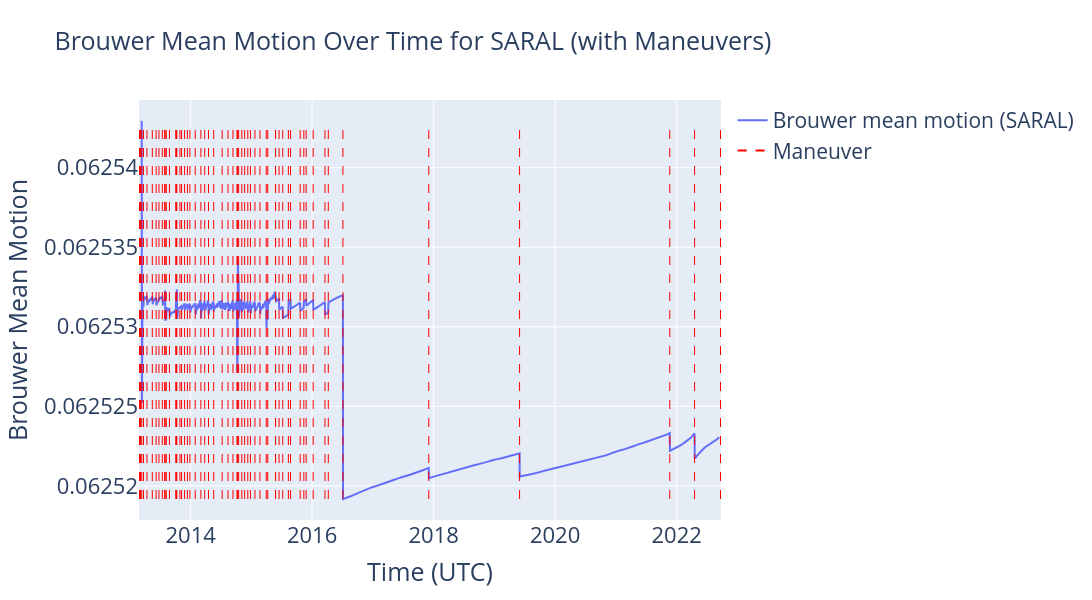
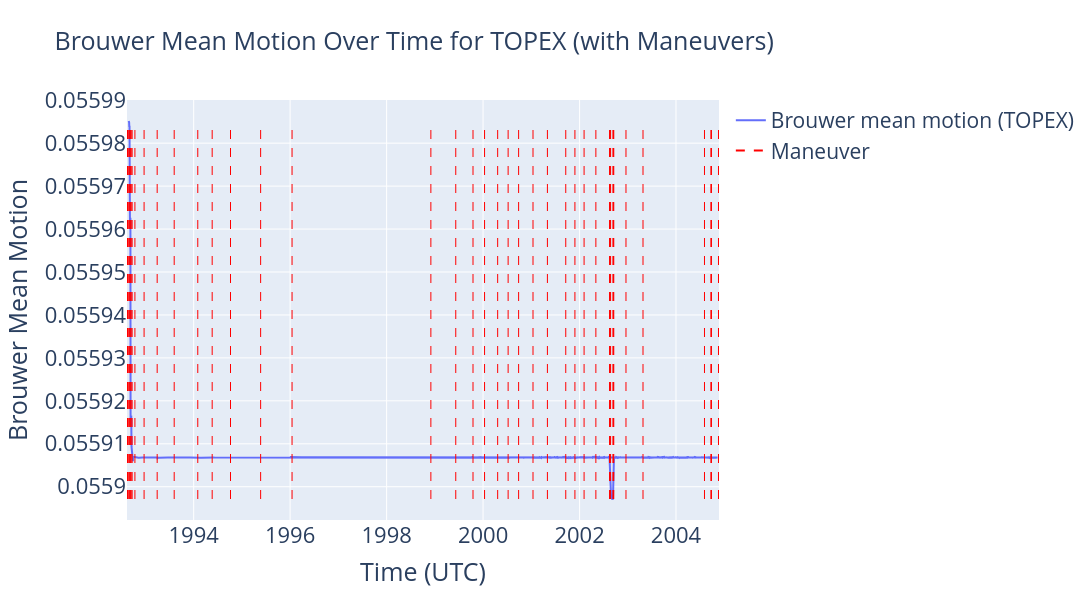
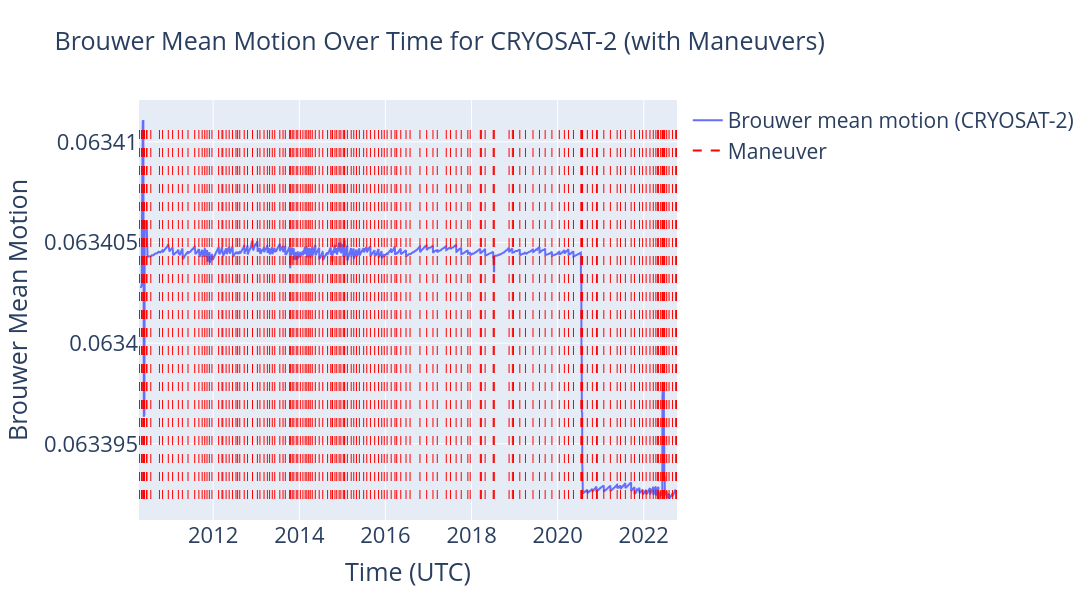
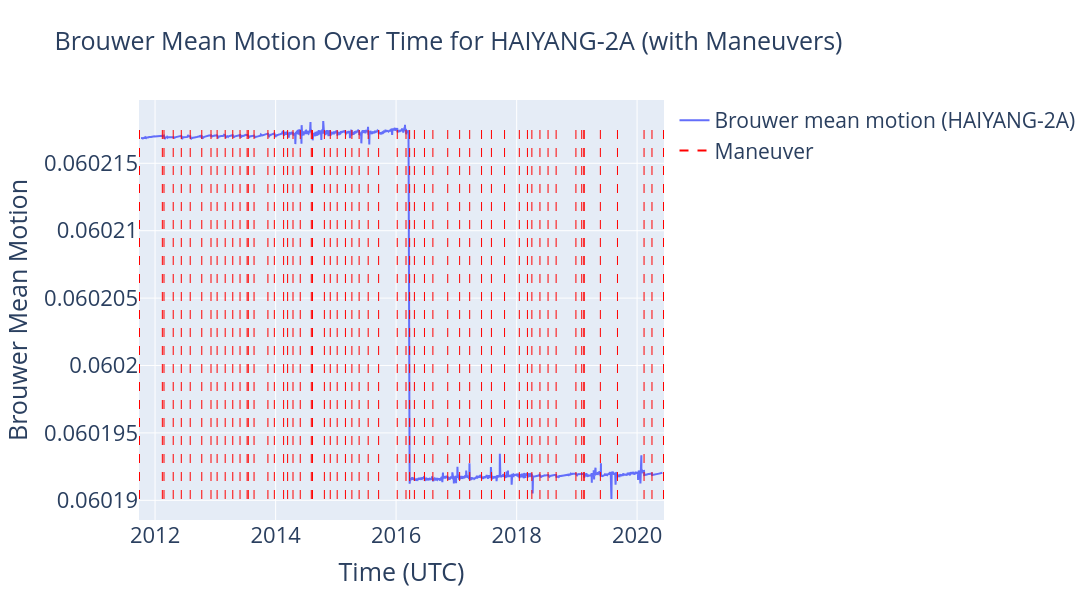

The notebook cell these images were saved under, in order:
### Markdown cell above
# Element Plot
The dropdown menu below allows selection of a specific orbital element.
Upon selection, the chosen element will be plotted for all 15 satellites.
This enables visual comparison of how that element evolves across different satellites, supporting the identification of patterns, anomalies, or inconsistencies.

### Code cell
import pandas as pd
import plotly.graph_objects as go
import ipywidgets as widgets
from IPython.display import display

# List of orbital elements to plot
orbital_elements = ["eccentricity", "argument of perigee", "inclination", 
                    "mean anomaly", "Brouwer mean motion", "right ascension"]

# List of satellites
satellites = ["SARAL", "TOPEX", "CRYOSAT-2", "HAIYANG-2A", "JASON-1", "JASON-2", "JASON-3", 
              "SENTINEL-3A", "SENTINEL-3B", "SENTINEL-6A", "FENGYUN-2D", "FENGYUN-2E", 
              "FENGYUN-2H", "FENGYUN-2F", "FENGYUN-4A"]

#function to safely ensure UTC timezone
def ensure_utc(series):
    if series.dt.tz is None:
        return series.dt.tz_localize('UTC')
    else:
        return series.dt.tz_convert('UTC')

# Load & preprocess satellite data
def load_satellite_data(satellite_name):
    file_path = f"/Users/kurinjiarivazhagan/Desktop/trimester 5/satellite_data/orbital_elements/{satellite_name}.csv"
    df = pd.read_csv(file_path)
    df.rename(columns={'Unnamed: 0': 'timestamp'}, inplace=True)
    df['timestamp'] = pd.to_datetime(df['timestamp']).dt.tz_localize('UTC')
    df.set_index('timestamp', inplace=True)
    df['time_diff'] = df.index.to_series().diff()
    df['time_diff_days'] = df['time_diff'].dt.total_seconds() / 86400
    return df

# Load & preprocess maneuver data
def load_maneuver_data(satellite_name):
    file_path = f"/Users/kurinjiarivazhagan/Desktop/trimester 5/satellite_data/orbital_elements/cleaned maneuver file/cleaned_{satellite_name}.csv"
    maneuver_df = pd.read_csv(file_path)
    maneuver_df["Start_Timestamp"] = ensure_utc(pd.to_datetime(maneuver_df["Start_Timestamp"]))
    maneuver_df["End_Timestamp"] = ensure_utc(pd.to_datetime(maneuver_df["End_Timestamp"]))
    return maneuver_df

# Plot the selected orbital element for all satellites
def plot_selected_element(selected_element):
    for satellite in satellites:
        try:
            df = load_satellite_data(satellite)
            maneuver_df = load_maneuver_data(satellite)

            if selected_element in df.columns:
                fig = go.Figure()

                # Plot the orbital element
                fig.add_trace(go.Scatter(
                    x=df.index, y=df[selected_element],
                    mode="lines", name=f"{selected_element} ({satellite})"
                ))
                fig.add_trace(go.Scatter(
                    x=[None], y=[None],
                    mode='lines',
                    line=dict(color="red", dash="dash"),
                    name="Maneuver"
                ))
                for time in maneuver_df["Start_Timestamp"]:
                    fig.add_shape(
                        type="line",
                        x0=time, x1=time,
                        y0=df[selected_element].min(), y1=df[selected_element].max(),
                        line=dict(color="red", width=1, dash="dash")
                    )
                fig.update_layout(
    title={
        'text': f"{selected_element.title()} Over Time for {satellite} (with Maneuvers)",
        'font': {'size': 25}
    },
    xaxis_title={
        'text': "Time (UTC)",
        'font': {'size': 25}
    },
    yaxis_title={
        'text': selected_element.title(),
        'font': {'size': 25}
    },
    xaxis=dict(tickfont=dict(size=22)),
    yaxis=dict(tickfont=dict(size=22)),
    legend=dict(font=dict(size=21)),
    font=dict(size=16),
    showlegend=True,
    template="plotly",
    width=1400,
    height=600
)



                fig.show()

            else:
                print(f"Element '{selected_element}' not found in {satellite}")

        except Exception as e:
            print(f"Error loading or plotting {satellite}: {e}")

# Dropdown widget for orbital element selection
element_selector = widgets.Dropdown(
    options=orbital_elements,
    description="Orbital Element:",
    style={'description_width': 'initial'}
)

# Button to trigger plotting
plot_button = widgets.Button(description="Plot Data")

def on_button_click(b):
    plot_selected_element(element_selector.value)

plot_button.on_click(on_button_click)

# Display 
display(element_selector, plot_button)
